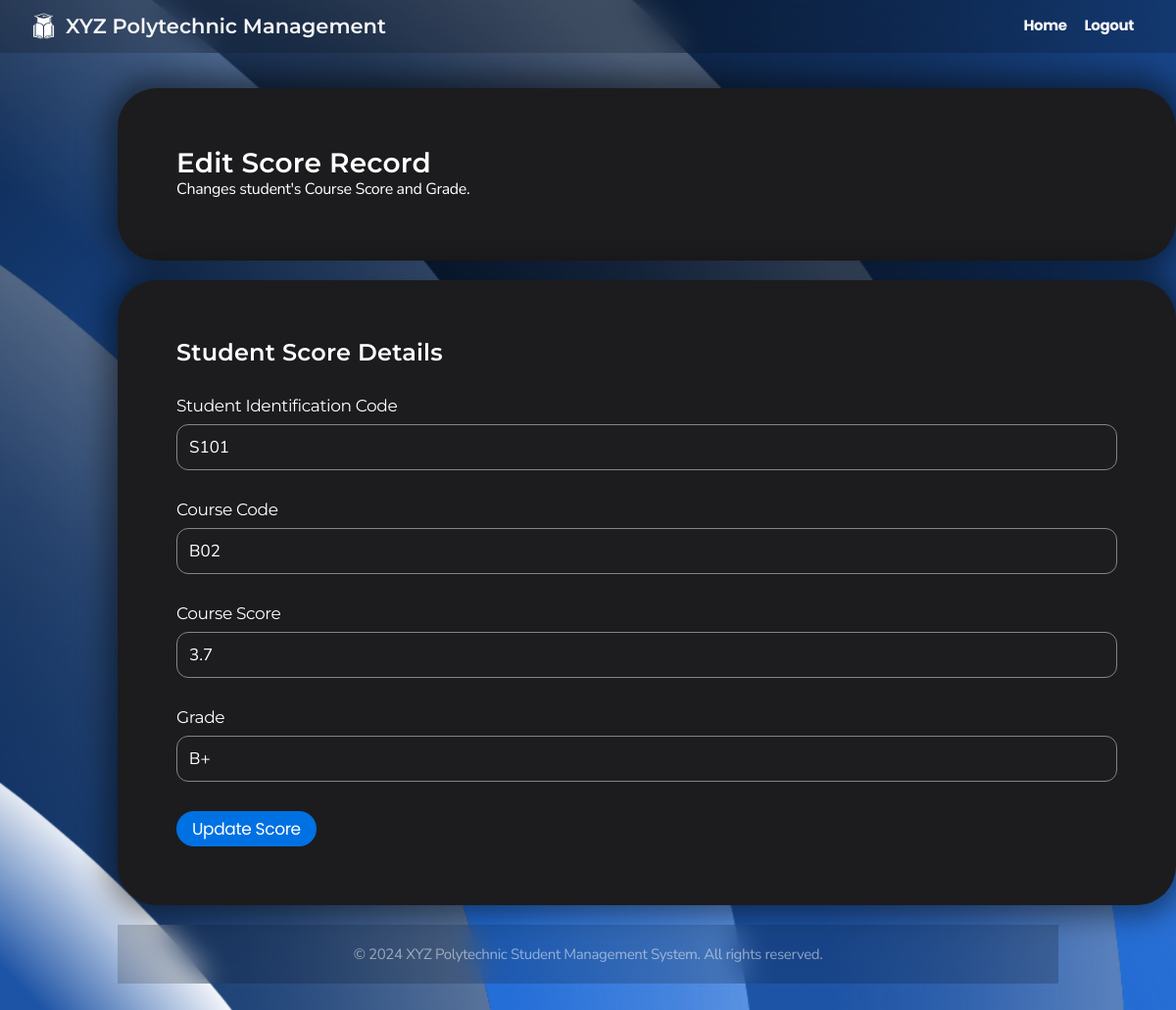
The page /CRUD4/admin_edit.php?id=3 on the database its author committed.
### tables this page shows
CREATE TABLE `semester_gpa_to_course_code` (
  `grade_id` int(4) NOT NULL,
  `identification_code` varchar(4) NOT NULL,
  `course_code` varchar(3) NOT NULL,
  `course_score` decimal(2,1) NOT NULL,
  `grade` varchar(2) NOT NULL
);

### CRUD4/admin_edit.php (the view, shortened to what this page needs)
<?php
$connect = mysqli_connect("localhost", "root", "", "xyz polytechnic");
$full_name = isset($_SESSION['session_full_name']) ? $_SESSION['session_full_name']:"";
if (isset($_GET['id']) && is_numeric($_GET['id'])) {
    $id = $_GET['id'];
    $query = $connect->prepare("SELECT identification_code, course_code, course_score, grade FROM semester_gpa_to_course_code WHERE grade_id = ?");
    $query->bind_param('i', $id);
    $query->execute();
    $query->bind_result($identification_code, $course_code, $course_score, $grade);
}
?>
<!DOCTYPE html>
<html lang="en">
<head>
    <link rel="stylesheet" href=" ../styles.css">
</head>
<body>
    <div class="navbar">
        <div class="navbar-brand">
            <img src=" ../logo.png" alt="XYZ Polytechnic Logo" class="school-logo">
            <h1>XYZ Polytechnic Management</h1>
        </div>
        <nav>
            <a href=" ../admin_dashboard.php">Home</a>
            <a href=" ../logout.php">Logout</a>
            <a><?php echo htmlspecialchars($full_name); ?></a>
        </nav>
    </div>
    <div class="container">
        <div class="card">
            <h2>Edit Score Record</h2>
            <p>Changes student's Course Score and Grade.</p>
        </div>
        <div class="card">
            <h3>Student Score Details</h3>
            <form method="post" action="admin_edit.php">
                <div class="form-group">
                    <label class="label" for="identification_code">Student Identification Code</label>
                    <input type="text" name="identification_code" value="<?php echo htmlspecialchars($identification_code, ENT_QUOTES, 'UTF-8'); ?>" readonly />
                </div>
                <div class="form-group">
                    <label class="label" for="course_code">Course Code</label>
                    <input type="text" name="course_code" value="<?php echo htmlspecialchars($course_code, ENT_QUOTES, 'UTF-8'); ?>" readonly />
                </div>
                <div class="form-group">
                    <label class="label" for="course_score">Course Score</label>
                    <input type="text" name="course_score" value="<?php echo htmlspecialchars($course_score, ENT_QUOTES, 'UTF-8'); ?>" />
                </div>
                <div class="form-group">
                    <label class="label" for="grade">Grade</label>
                    <input type="text" name="grade" value="<?php echo htmlspecialchars($grade, ENT_QUOTES, 'UTF-8'); ?>" readonly />
                </div>
                <button type="submit" name="update_button" value="Update Button">Update Score</button>
            </form>
        </div>
    <footer class="footer">
        <p>&copy; 2024 XYZ Polytechnic Student Management System. All rights reserved.</p>
    </footer>
</body>
</html>

### styles.css (style rules this page uses)
* { margin: 0; padding: 0; box-sizing: border-box; }
body { font-family: 'Nunito Sans', sans-serif; line-height: 1.47059; font-weight: 400; letter-spacing: -.022em; background-image: url('background.png'); background-size: cover; background-position: center; background-repeat: no-repeat; background-attachment: fixed; background-color: #1c1c1e; color: #ffffff; min-height: 100vh; display: flex; flex-direction: column; -webkit-font-smoothing: antialiased; }
h1, h2, h3, h4, h5, h6 { font-family: 'Montserrat', sans-serif; font-weight: 600; }
h1 { font-size: 40px; line-height: 1.1; letter-spacing: 0; }
h2 { font-size: 28px; line-height: 1.14286; letter-spacing: .007em; }
h3 { font-size: 24px; line-height: 1.16667; letter-spacing: .009em; }
button, .button { font-family: 'Poppins', sans-serif; background-color: #0071e3; color: #fff; font-size: 17px; line-height: 1.17648; font-weight: 400; letter-spacing: -.022em; padding: 8px 16px; border-radius: 980px; border: none; cursor: pointer; transition: all 0.3s ease; }
a { color: #0071e3; margin-top: 20px; text-decoration: none; font-weight: bold; }
.navbar { background: #0000002d; backdrop-filter: saturate(100%) blur(15px); position: fixed; top: 0px; left: 0; right: 0; z-index: 9999; height: 54px; display: flex; align-items: center; justify-content: space-between; padding: 0 22px; }
.navbar-brand { display: flex; align-items: center; }
.navbar-brand h1 { color: #f5f5f7; font-size: 21px; margin: 0; }
.navbar a { font-family: 'Poppins', sans-serif; color: #f5f5f7; font-size: 15px; text-decoration: none; padding: 0 7px; opacity: 1; transition: opacity 0.3s; }
.school-logo { height: 45px; width: 45px; }
.container { max-width: 1080px; justify-content: center; align-items: center; min-height: calc(90vh - 44px - 57px); width: 90%; margin: 30px auto; padding: 60px; }
.card { background: #1c1c1e; border-radius: 40px; padding: 60px; margin-bottom: 20px; box-shadow: 0 0 30px 10px rgba(0, 0, 0, 0.485); transition: transform 0.3s ease, box-shadow 0.3s ease; width: 1080px; }
.form-group { margin-top:30px; margin-bottom: 30px; }
.label { font-family: 'Montserrat', sans-serif; display: block; font-size: 17px; line-height: 1.23536; font-weight: 400; letter-spacing: -.022em; margin-bottom: 8px; color: #ffffff; }
input[type="text"], input[type="email"], input[type="password"], input[type="date"], select, textarea { font-family: 'Nunito Sans', sans-serif; width: 100%; padding: 12px; font-size: 17px; line-height: 1.23536; border: 1.6px solid #858585; border-radius: 12px; background-color: #1d1d1f; color: #ffffff; transition: border-color 0.3s ease; }
.footer { padding: 20px; text-align: center; font-size: 15px; line-height: 1.33337; margin-top: auto; background: #0000002d; backdrop-filter: saturate(100%) blur(15px); color: rgba(255, 255, 255, 0.5); }

### rows shown on the page
semester_gpa_to_course_code: identification_code "S101", course_code "B02", course_score "3.7", grade "B+"
